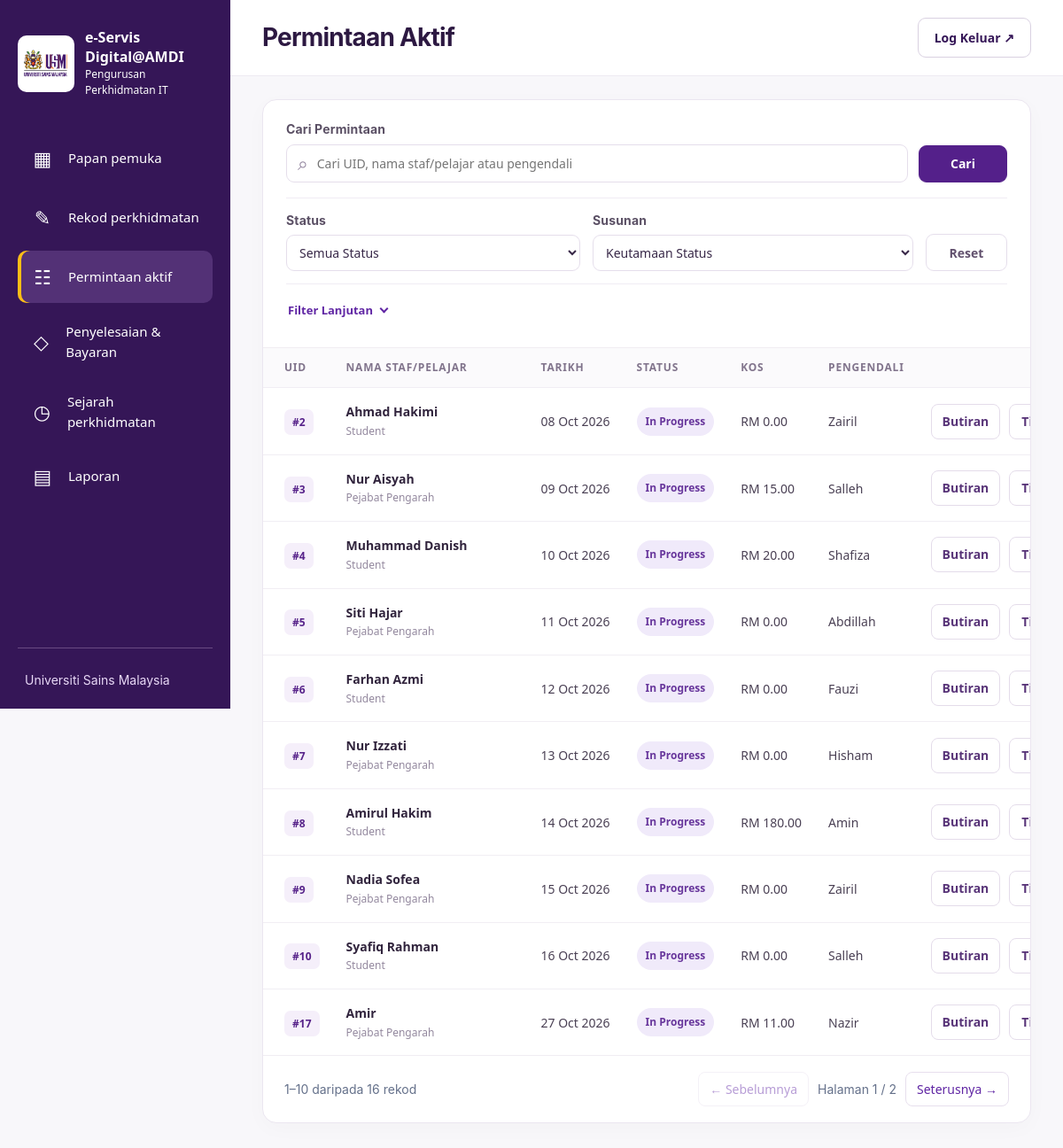
The app's page /aktif.php (signed in), older data.
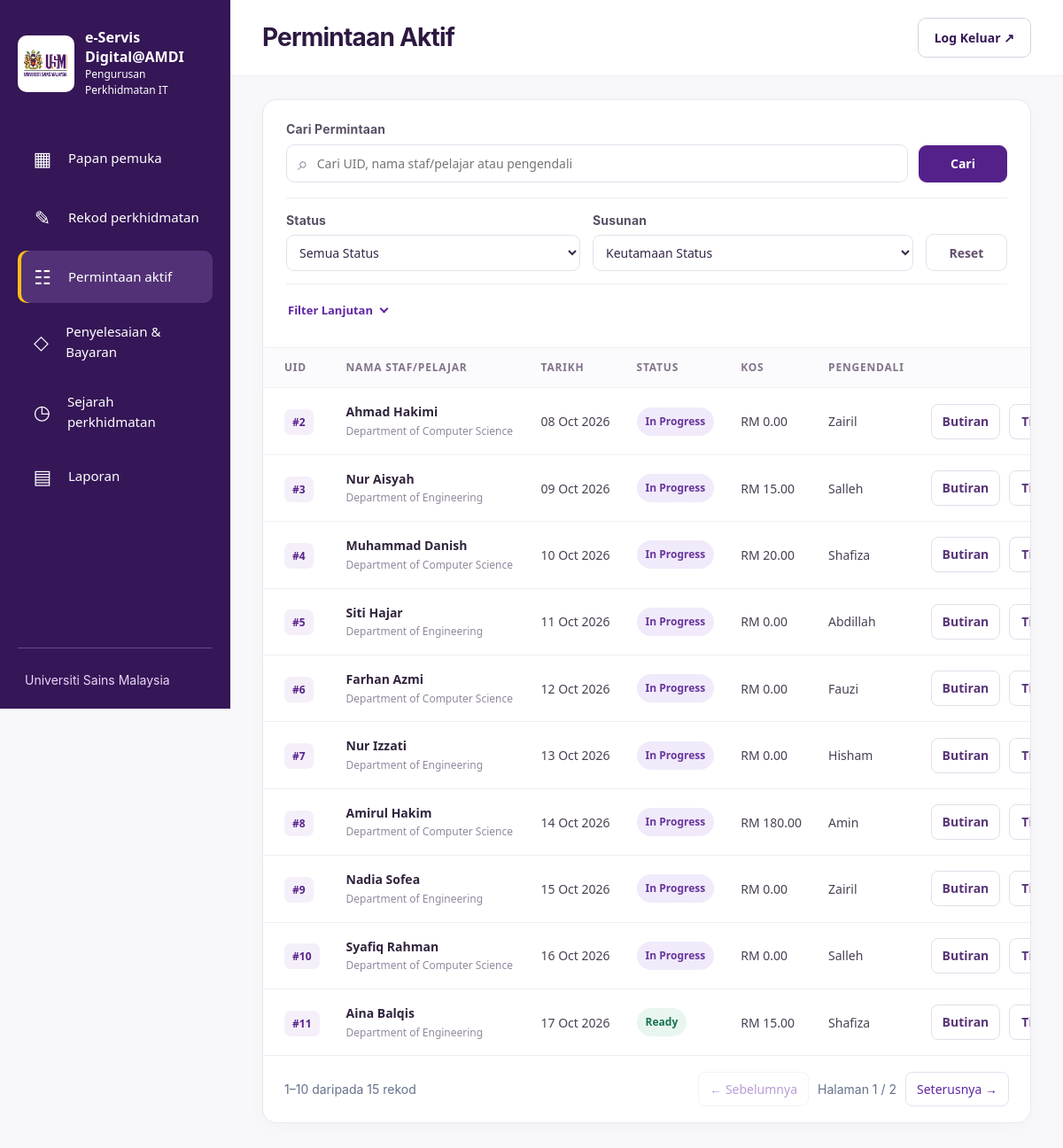
The same page, newer data.
### tables this page shows
CREATE TABLE `service_requests` (
  `id` int(10) UNSIGNED NOT NULL,
  `uid` varchar(40) NOT NULL,
  `requester_name` varchar(150) NOT NULL,
  `department_id` int(10) UNSIGNED NOT NULL,
  `service_type_id` int(10) UNSIGNED NOT NULL,
  `service_details` text NOT NULL,
  `estimated_cost` decimal(10,2) NOT NULL,
  `requested_at` datetime NOT NULL,
  `handler_id` int(10) UNSIGNED NOT NULL,
  `status` enum('in_progress','ready','completed') NOT NULL DEFAULT 'in_progress',
  `ready_at` datetime DEFAULT NULL,
  `picked_up_at` datetime DEFAULT NULL,
  `payment_date` date DEFAULT NULL,
  `reference_no` varchar(100) DEFAULT NULL,
  `completed_at` datetime DEFAULT NULL,
  `created_by` int(10) UNSIGNED NOT NULL,
  `completed_by` int(10) UNSIGNED DEFAULT NULL,
  `created_at` datetime NOT NULL DEFAULT current_timestamp(),
  `updated_at` datetime NOT NULL DEFAULT current_timestamp() ON UPDATE current_timestamp(),
  `requester_phone` varchar(30) DEFAULT NULL,
  `requester_email` varchar(190) DEFAULT NULL,
  `device_ownership` enum('usm','personal') DEFAULT NULL,
  `device_type` varchar(30) DEFAULT NULL,
  `device_type_other` varchar(100) DEFAULT NULL,
  `device_brand` varchar(120) DEFAULT NULL,
  `device_model` varchar(150) DEFAULT NULL,
  `device_serial` varchar(150) DEFAULT NULL,
  `asset_number` varchar(150) DEFAULT NULL,
  `device_condition` enum('unchecked','good','damaged','off') DEFAULT NULL,
  `condition_notes` varchar(1000) DEFAULT NULL,
  `accessories` text DEFAULT NULL
);

CREATE TABLE `departments` (
  `id` int(10) UNSIGNED NOT NULL,
  `name` varchar(150) NOT NULL,
  `is_active` tinyint(1) NOT NULL DEFAULT 1
);

CREATE TABLE `handlers` (
  `id` int(10) UNSIGNED NOT NULL,
  `name` varchar(150) NOT NULL,
  `is_active` tinyint(1) NOT NULL DEFAULT 1
);

### includes/auth.php (called while the page is built, shortened)
<?php
function e(string $value): string {
    return htmlspecialchars($value, ENT_QUOTES, 'UTF-8');
}

### service_multi.php (called while the page is built, shortened)
<?php
function fetch_multi(PDO $pdo, array $rows): array
{
    $ids = array_map(static fn($r) => (int)$r['id'], $rows);
    $placeholders = implode(',', array_fill(0, count($ids), '?'));
    $stmt = $pdo->prepare("SELECT request_id,service_type_id FROM service_request_types WHERE request_id IN ($placeholders) ORDER BY service_type_id");
    $stmt->execute($ids);
    $types = [];
    foreach ($stmt as $r) $types[(int)$r['request_id']][] = (int)$r['service_type_id'];
    $stmt = $pdo->prepare("SELECT * FROM service_request_hardware WHERE request_id IN ($placeholders) ORDER BY id");
    $stmt->execute($ids);
    $hardware = [];
    foreach ($rows as &$r) {
        $id = (int)$r['id'];
    }
    return $rows;
}
function fetch_device(PDO $pdo, array $rows): array
{
    foreach ($rows as &$r) {
        $value = trim((string)($r['accessories'] ?? ''));
    }
    return $rows;
}

### aktif.php (the view, shortened to what the changed rows need)
<?php
require __DIR__ . '/includes/auth.php';
require __DIR__ . '/config/database.php';
require __DIR__ . '/service_multi.php';
function display_date(?string $date, bool $time = false): string
{
  if (!$date) return '—';
  try {
    return (new DateTimeImmutable($date))->format($time ? 'd M Y, h:i A' : 'd M Y');
  } catch (Throwable) {
    return '—';
  }
}
$search = mb_substr(trim(is_string($_GET['q'] ?? null) ? $_GET['q'] : ''), 0, 120);
$status = (string)($_GET['status'] ?? 'all');
$sort = (string)($_GET['sort'] ?? 'status_first');
$date = is_string($_GET['date'] ?? null) ? trim($_GET['date']) : '';
$page = filter_var($_GET['page'] ?? 1, FILTER_VALIDATE_INT, ['options' => ['min_range' => 1]]) ?: 1;
$conditions = ["r.status IN ('in_progress','ready')"];
$params = [];
$from = ' FROM service_requests r JOIN departments d ON d.id=r.department_id JOIN service_types t ON t.id=r.service_type_id JOIN handlers h ON h.id=r.handler_id ';
try {
  $count = $pdo->prepare('SELECT COUNT(*)' . $from . ' WHERE ' . implode(' AND ', $conditions));
  $count->execute($params);
  $total = (int)$count->fetchColumn();
  $pages = max(1, (int)ceil($total / 10));
  $page = min($page, $pages);
  $offset = ($page - 1) * 10;
  $sortSql = match ($sort) {
    'status_first' => "CASE WHEN r.status='in_progress' THEN 0 ELSE 1 END,r.id ASC",
    'newest' => 'r.requested_at DESC,r.id DESC',
    'oldest' => 'r.requested_at ASC,r.id ASC',
    default => "CASE WHEN r.status='in_progress' THEN 0 ELSE 1 END,r.id ASC",
  };
  $stmt = $pdo->prepare('SELECT r.*,d.name AS department_name,t.name AS service_type_name,h.name AS handler_name' . $from . ' WHERE ' . implode(' AND ', $conditions) . ' ORDER BY ' . $sortSql . ' LIMIT 10 OFFSET ' . $offset);
  $stmt->execute($params);
  $rows = fetch_device($pdo, fetch_multi($pdo, $stmt->fetchAll()));
} catch (PDOException $e) {
  error_log($e->getMessage());
  http_response_code(503);
  exit('Senarai permintaan tidak dapat dimuatkan. Jalankan migration SQL dahulu.');
}
function page_url(int $page, string $q, string $status, string $date, string $sort): string
{
  return APP_BASE . '/aktif.php?' . http_build_query(['q' => $q, 'status' => $status, 'date' => $date, 'sort' => $sort, 'page' => $page]);
}
?>
<!doctype html>
<html lang="ms">
<head>
  <link rel="stylesheet" href="<?= APP_BASE ?>/assets/css/style.css?v=20261027-filter-clean">
  <link rel="stylesheet" href="<?= APP_BASE ?>/assets/css/sidebar.css">
</head>
<body class="workspace active-page"><?php $activePage = 'active';
                                    require __DIR__ . '/includes/sidebar.php'; ?>
  <div class="active-area">
    <header class="active-header">
      <div>
        <h1>Permintaan Aktif</h1>
      </div>
    </header>
    <main id="main-content" class="active-main" tabindex="-1">
      <section class="active-list-card" aria-label="Senarai permintaan aktif">
        <div class="active-table-wrap">
          <table class="active-table"><thead><tr><th>UID</th><th>NAMA STAF/PELAJAR</th><th>TARIKH</th><th>STATUS</th><th>KOS</th><th>PENGENDALI</th><th class="active-action-head">TINDAKAN</th></tr></thead><tbody>
          <?php foreach ($rows as $r): ?><tr>
            <td data-label="UID"><span class="active-uid">#<?= (int)$r['id'] ?></span></td>
            <td data-label="Nama Staf/Pelajar"><strong class="active-person"><?= e($r['requester_name']) ?></strong><small class="active-subtext"><?= e($r['department_name']) ?></small></td>
            <td data-label="Tarikh"><span class="active-nowrap"><?= e(display_date($r['requested_at'])) ?></span></td>
            <td data-label="Status"><span class="active-badge <?= $r['status'] === 'ready' ? 'ready' : 'progress' ?>"><?= $r['status'] === 'ready' ? 'Ready' : 'In Progress' ?></span></td>
            <td data-label="Kos"><span class="active-nowrap">RM <?= number_format((float)$r['estimated_cost'], 2) ?></span></td>
            <td data-label="Pengendali"><?= e($r['handler_name']) ?></td>
            <td data-label="Tindakan" class="active-action-cell"><div class="active-action-controls"><button type="button" class="active-details-button details-trigger" data-id="<?= (int)$r['id'] ?>" aria-label="Lihat butiran UID <?= (int)$r['id'] ?>">Butiran</button><details class="active-action-menu"><summary aria-label="Tindakan untuk UID <?= (int)$r['id'] ?>">Tindakan </summary></details></div></td>
          </tr><?php endforeach; ?>
          </tbody></table>
        </div>
        <div class="active-pagination"><span><?= $total ? ($offset + 1) . '–' . ($offset + count($rows)) : '0' ?> daripada <?= $total ?> rekod</span><div><a class="<?= $page === 1 ? 'disabled' : '' ?>" <?= $page > 1 ? 'href="' . e(page_url($page - 1, $search, $status, $date, $sort)) . '"' : 'aria-disabled="true"' ?>>← Sebelumnya</a><span>Halaman <?= $page ?> / <?= $pages ?></span><a class="<?= $page === $pages ? 'disabled' : '' ?>" <?= $page < $pages ? 'href="' . e(page_url($page + 1, $search, $status, $date, $sort)) . '"' : 'aria-disabled="true"' ?>>Seterusnya →</a></div></div>
      </section>
    </main>
  </div>
</body>
</html>

### includes/sidebar.php (shortened to what the changed rows need)
<?php
$navigation = [
'home'=>['Papan pemuka','/home.php','▦'],
'create'=>['Rekod perkhidmatan','/rekod.php','✎'],
'active'=>['Permintaan aktif','/aktif.php','☷'],
'payment'=>['Penyelesaian & Bayaran','/payments/index.php','◇'],
'history'=>['Sejarah perkhidmatan','/history.php','◷'],
'reports'=>['Laporan','/reports.php','▤'],
];
?>
<aside class="sidebar"><div id="sidebar-menu" class="sidebar-menu"><nav class="sidebar-nav" aria-label="Menu utama"><?php foreach($navigation as $key=>[$label,$path,$icon]): ?><a href="<?= APP_BASE . $path ?>"<?= ($activePage ?? '') === $key ? ' aria-current="page"' : '' ?>><span class="nav-icon" aria-hidden="true"><?= $icon ?></span><?= e($label) ?></a><?php endforeach; ?></nav></div></aside>

Row changes from the older to the newer data that the page shows:
removed service_requests: id "17", requester_name "Amir", department.name "Pejabat Pengarah", requested_at "27 Oct 2026", status "In Progress", estimated_cost "11.00", handler.name "Nazir"
changed service_requests "Ahmad Hakimi": department.name "Student" → "Department of Computer Science"
changed service_requests "Nur Aisyah": department.name "Pejabat Pengarah" → "Department of Engineering"
changed service_requests "Muhammad Danish": department.name "Student" → "Department of Computer Science"
changed service_requests "Siti Hajar": department.name "Pejabat Pengarah" → "Department of Engineering"
changed service_requests "Farhan Azmi": department.name "Student" → "Department of Computer Science"
changed service_requests "Nur Izzati": department.name "Pejabat Pengarah" → "Department of Engineering"
changed service_requests "Amirul Hakim": department.name "Student" → "Department of Computer Science"
changed service_requests "Nadia Sofea": department.name "Pejabat Pengarah" → "Department of Engineering"
changed service_requests "Syafiq Rahman": department.name "Student" → "Department of Computer Science"
now on this page (row edited): service_requests: id "11", requester_name "Aina Balqis", department.name "Department of Engineering", requested_at "17 Oct 2026", status "Ready", estimated_cost "15.00", handler.name "Shafiza"
Text that changed along with them:
$total: "16" → "15"
